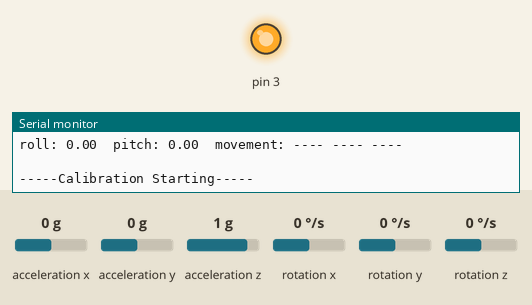
This sketch was run on a simulated Arduino Uno, built with avr-gcc and run on an emulated ATmega328P. Shown: output pins drawn as LEDs (lit = HIGH), the last lines printed to the serial monitor. The test bench sets the inputs (shaded band); at power-on: acceleration x 0 g, acceleration y 0 g, acceleration z 1 g, rotation x 0 °/s, rotation y 0 °/s, rotation z 0 °/s.

Above: at 0.1 s.
At 13.8 s:
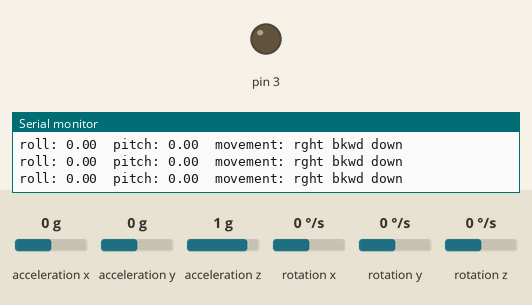
13.9 s: acceleration x set to -1.4 g
15.5 s: acceleration y set to -0.8 g
18.5 s: acceleration z set to -1.4 g
21.5 s: rotation x set to -192 °/s
Timing chart, 0 to 24.5 s (numbered marks = the images above; inputs shaded):
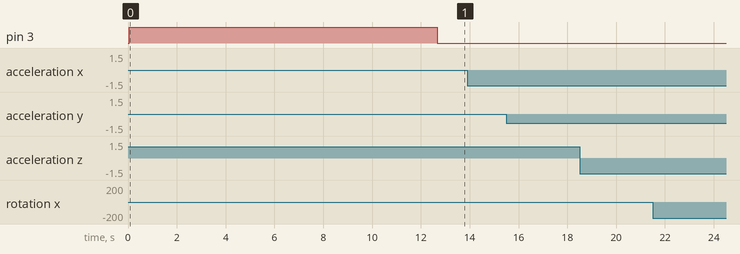

The sketch:

simple_gesture_detector.ino
```cpp
#include "Wire.h"
#include "I2Cdev.h"
#include "MPU6050.h"
#include "SampleBuffer.h"
#include "NewPing.h"
#include "Kalman.h"
#include "RGBLed.h"
#include "Led.h"
#include "Timer.h"
#include "DeltaTimer.h"

#define PRINT_ROLL
#define PRINT_PITCH
#define PRINT_MOVEMENT

enum GestureState {
    GS_UNKNOWN,
    GS_START,
    GS_MOVED_RIGHT,
    GS_MOVED_DOWN,
    GS_MOVED_LEFT,
    GS_MOVED_UP
} gestureState = GS_UNKNOWN;

const int DELAY = 20;
const float DEAD_ZONE = 200.f;
const float STATE_ACTIVATION_TIME = 1.f;

Led lamp(3, true);
bool lampState;

DeltaTimer deltaTimer;
Timer stateTimer;
float xMovementAccumulator, yMovementAccumulator, zMovementAccumulator;

MPU6050 sensor;
Kalman kalmanX, kalmanY;
FloatSampleBuffer bufferX, bufferY, bufferZ;
int16_t ax, ay, az, gx, gy, gz, temp;
double roll, pitch;
double gyroXAngle, gyroYAngle, kalXAngle, kalYAngle;

void setup() {
    lamp.off();
    lampState = false;
    stateTimer.setDelay(STATE_ACTIVATION_TIME);
    Serial.begin(9600);
    sensor.initialize();
    Serial.println(sensor.testConnection() ? "Connection successful" : "Connection failed");

    //initial readings
    sensor.getMotion6(&ax, &ay, &az, &gx, &gy, &gz);
    roll = atan((float)ay / sqrt((float)ax * ax + (float)az * az)) * RAD_TO_DEG;
    pitch = atan2((float)-ax, (float)az) * RAD_TO_DEG;
    kalmanX.setAngle(roll);
    kalmanY.setAngle(pitch);
    gyroXAngle = kalXAngle = roll;
    gyroYAngle = kalYAngle = pitch;
    xMovementAccumulator = yMovementAccumulator = zMovementAccumulator = 0.f;
    printReadings();
    Serial.println(" ");

    //calibration
    Serial.println("-----Calibration Starting-----");
    lamp.on();
    for (int i = 0; i < 500; i++) {
        updateSensor(DELAY);
        if (i % 50 == 0) {
            printReadings();
        }
        delay(DELAY);
    }
    lamp.off();
    Serial.println("-----Calibration Complete-----");

    deltaTimer.updateDt();
}

void loop() {
    float dt = deltaTimer.updateDt();
    updateSensor(dt);
    checkLampActivation(dt);
    printReadings();
    delay(DELAY);
}

void updateSensor(float dt) {
    sensor.getMotion6(&ax, &ay, &az, &gx, &gy, &gz);

    //update accel
    bufferX.addSample(getXReading());
    bufferY.addSample(getYReading());
    bufferZ.addSample(getZReading());

    //update roll and pitch
    roll = atan((float)ay / sqrt((float)ax * ax + (float)az * az)) * RAD_TO_DEG;
    pitch = atan2((float)-ax, (float)az) * RAD_TO_DEG;

    //update Kalman filter
    double gyroXRate = gx / 131.0;
    double gyroYRate = gy / 131.0;

    if ((pitch < -90.0 && kalYAngle > 90.0) || (pitch > 90.0 && kalYAngle < -90.f)) {
        kalmanY.setAngle(pitch);
        gyroYAngle = kalYAngle = pitch;
    } else {
        kalYAngle = kalmanY.getAngle(pitch, gyroYRate, dt);
    }

    if (abs(kalYAngle) > 90.0) {
        gyroXRate = -gyroXRate;
    }
    kalXAngle = kalmanX.getAngle(roll, gyroXRate, dt);

    gyroXAngle += gyroXRate * dt;
    gyroYAngle += gyroYRate * dt;

    if (gyroXAngle < -180.0 || gyroXAngle > 180.0) {
        gyroXAngle = kalXAngle;
    }
    if (gyroYAngle < -180.0 || gyroYAngle > 180.0) {
        gyroYAngle = kalYAngle;
    }
}

float getXReading() {
    return (float)ax + 600.f;
}

float getYReading() {
    return (float)ay - 450.f;
}

float getZReading() {
    return (float)az - 17500.f;
}

void checkLampActivation(float dt) {
    if (GS_UNKNOWN == gestureState) {
        if (5.f <= abs(kalXAngle) && 5.f <= abs(kalYAngle)) {
            stateTimer.update(dt);
            if (stateTimer.isTriggered()) {
                gestureState = GS_START;
                stateTimer.reset();
                xMovementAccumulator = yMovementAccumulator = zMovementAccumulator = 0.f;
            }
        } else {
            stateTimer.reset();
        }
    } else if (GS_START == gestureState) {
        xMovementAccumulator += bufferX.getAverage();
        yMovementAccumulator += bufferY.getAverage();
        zMovementAccumulator += bufferZ.getAverage();

        if (5000 <= abs(yMovementAccumulator) || 5000 <= abs(zMovementAccumulator)) {
            gestureState = GS_UNKNOWN;
        } else if (10000 <= xMovementAccumulator) {
            gestureState = GS_MOVED_RIGHT;
            xMovementAccumulator = yMovementAccumulator = zMovementAccumulator = 0.f;
            lamp.on();
        } else if (-10000 >= xMovementAccumulator) {
            gestureState = GS_MOVED_LEFT;
            xMovementAccumulator = yMovementAccumulator = zMovementAccumulator = 0.f;
        }
    }


    /*if (!lampTimer.isTriggered())
        return;
    float currentSample = getZReading();
    float currentAverage = bufferZ.getAverage();
    float diff = abs(currentSample - currentAverage);
    if (diff > LAMP_MOTION_THRESHOLD) {
        if (lampState) {
            lamp.off();
            lampTimer.reset();
            lampState = false;
        } else {
            lamp.on();
            lampTimer.reset();
            lampState = true;
        }
    }*/
}

void printReadings() {
    #ifdef PRINT_ROLL
    Serial.print("roll: ");
    Serial.print(kalXAngle); Serial.print("\t");
    #endif

    #ifdef PRINT_PITCH
    Serial.print("pitch: ");
    Serial.print(kalYAngle); Serial.print("\t");
    #endif

    #ifdef PRINT_MOVEMENT
    Serial.print("movement: ");
    float xAccel = bufferX.getAverage();
    float yAccel = bufferY.getAverage();
    float zAccel = bufferZ.getAverage();

    if (DEAD_ZONE < xAccel) {
        Serial.print("rght ");
    } else if (-DEAD_ZONE > xAccel) {
        Serial.print("left ");
    } else {
        Serial.print("---- ");
    }

    if (DEAD_ZONE < yAccel) {
        Serial.print("fwrd ");
    } else if (-DEAD_ZONE > yAccel) {
        Serial.print("bkwd ");
    } else {
        Serial.print("---- ");
    }

    if (DEAD_ZONE < zAccel) {
        Serial.print(" up ");
    } else if (-DEAD_ZONE > zAccel) {
        Serial.print("down");
    } else {
        Serial.print("----");
    }
    Serial.print("\t");
    #endif

    Serial.println(" ");
}
```
